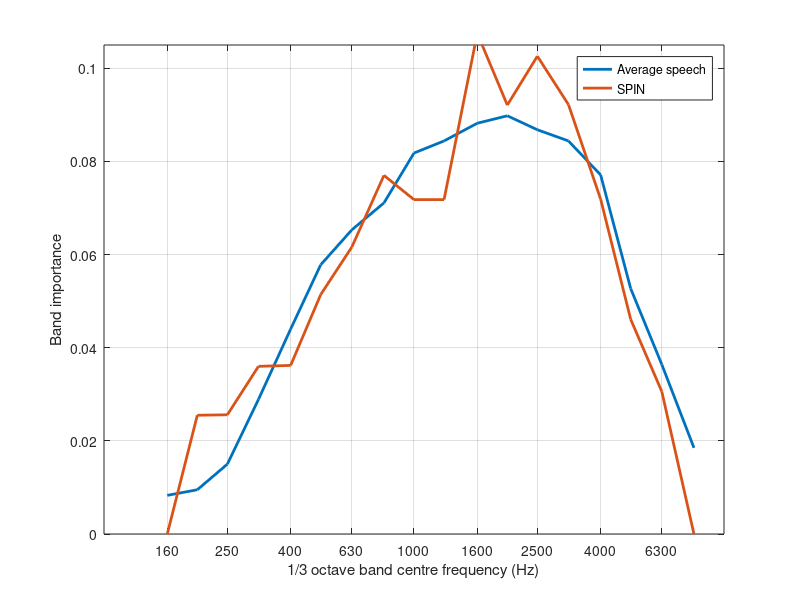

Write the MATLAB code that produced this figure.
function tf_sii_band_importance
% function tf_sii_band_importance
%
% 1. Description:
%       Band Importance as a function of one-third OB
% 
%       Tested: yes
% 
% Created by Tom Francart
% Edited by Alejandro Osses
% Last use: 10/03/2015 
%%%%%%%%%%%%%%%%%%%%%%%%%%%%%%%%%%%%%%%%%%%%%%%%%%%%%%%%%%%%%%%%%%%%%%%%%%%

%% Copy-paste from scripts Rhebergen:


% Critical band
% cf=[150 250 350 450 570 700 840 1000 1170 1370 1600 1850 2150 ...
%     2500 2900 3400 4000 4800 5800 7000 8500];
% default=        [0.0103, 0.0261, 0.0419, 0.0577, 0.0577, 0.0577, 0.0577,0.0577, 0.0577,0.0577, 0.0577,0.0577, 0.0577,0.0577, 0.0577,0.0577, 0.0577, 0.0460, 0.0343, 0.0226, 0.0110];
% SPIN=           [0.0130, 0.0478, 0.0451, 0.0470, 0.0523, 0.0591, 0.0591, 0.0503, 0.0503, 0.0556, 0.0699, 0.0625, 0.0602, 0.0684, 0.0638, 0.0605, 0.0534, 0.0394, 0.0291, 0.0132, 0.0];

% 1/3 octave band 
f = [160 200 250 315 400 500 630 800 1000 1250 1600 2000, 2500 3150 4000 5000 6300 8000];
 
% columns of BIArr (Band Importance array):
%       1:	Average speech as specified in Table 3
%		2:	various nonsense syllable tests where most English phonemes occur equally often
%		3:	CID-22
%		4:	NU6
%		5:	Diagnostic Rhyme test
%		6:	short passages of easy reading material
%		7:	SPIN

BIArr= [0.0083	0		0.0365	0.0168	0		0.0114	0
		0.0095	0		0.0279	0.013	0.024	0.0153	0.0255
		0.015	0.0153	0.0405	0.0211	0.033	0.0179	0.0256
		0.0289	0.0284	0.05	0.0344	0.039	0.0558	0.036
		0.044	0.0363	0.053	0.0517	0.0571	0.0898	0.0362
		0.0578	0.0422	0.0518	0.0737	0.0691	0.0944	0.0514
		0.0653	0.0509	0.0514	0.0658	0.0781	0.0709	0.0616
		0.0711	0.0584	0.0575	0.0644	0.0751	0.066	0.077
		0.0818	0.0667	0.0717	0.0664	0.0781	0.0628	0.0718
		0.0844	0.0774	0.0873	0.0802	0.0811	0.0672	0.0718
		0.0882	0.0893	0.0902	0.0987	0.0961	0.0747	0.1075
		0.0898	0.1104	0.0938	0.1171	0.0901	0.0755	0.0921
		0.0868	0.112	0.0928	0.0932	0.0781	0.082	0.1026
		0.0844	0.0981	0.0678	0.0783	0.0691	0.0808	0.0922
		0.0771	0.0867	0.0498	0.0562	0.048	0.0483	0.0719
		0.0527	0.0728	0.0312	0.0337	0.033	0.0453	0.0461
		0.0364	0.0551	0.0215	0.0177	0.027	0.0274	0.0306
		0.0185	0		0.0253	0.0176	0.024	0.0145	0];



figure
plot( f, BIArr(:,[1 7]), 'LineWidth', 2);
legend('Average speech', 'SPIN');
grid on
xlabel('1/3 octave band centre frequency (Hz)');
ylabel('Band importance');
set(gca, 'XScale', 'log');
ticks=f(1:2:end);
set(gca, 'XTick', ticks);
set(gca, 'XTickLabel', ticks);
ylim([0 0.105])

end